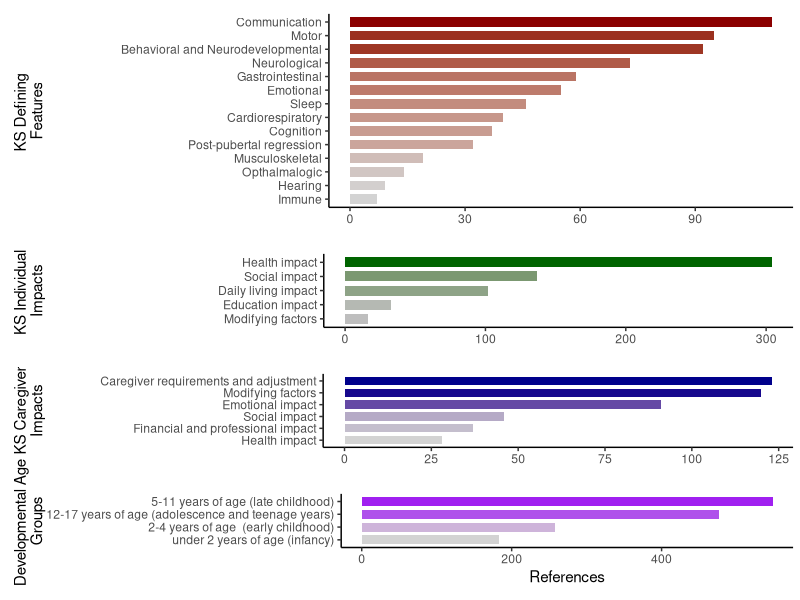
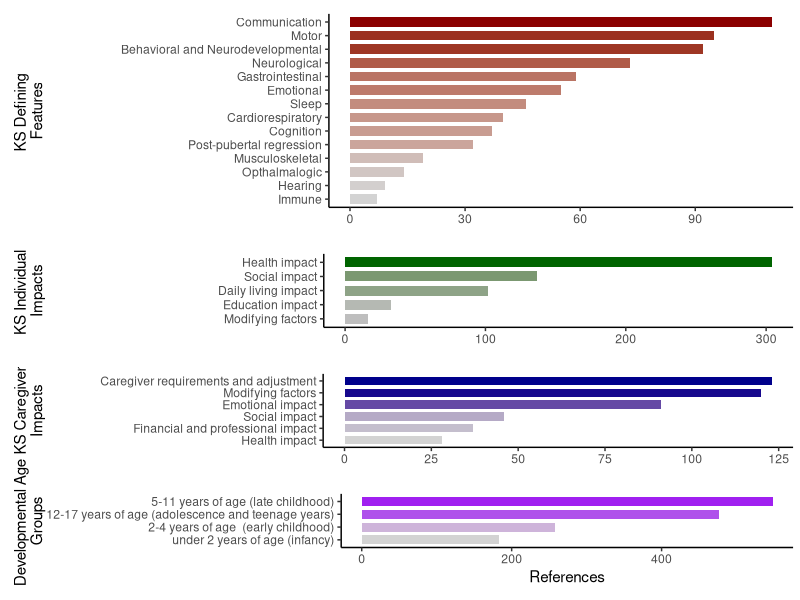
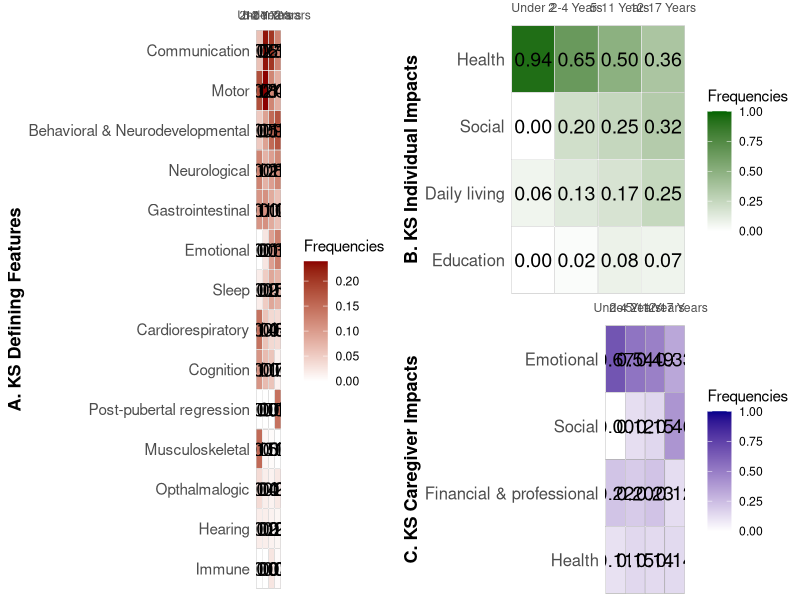
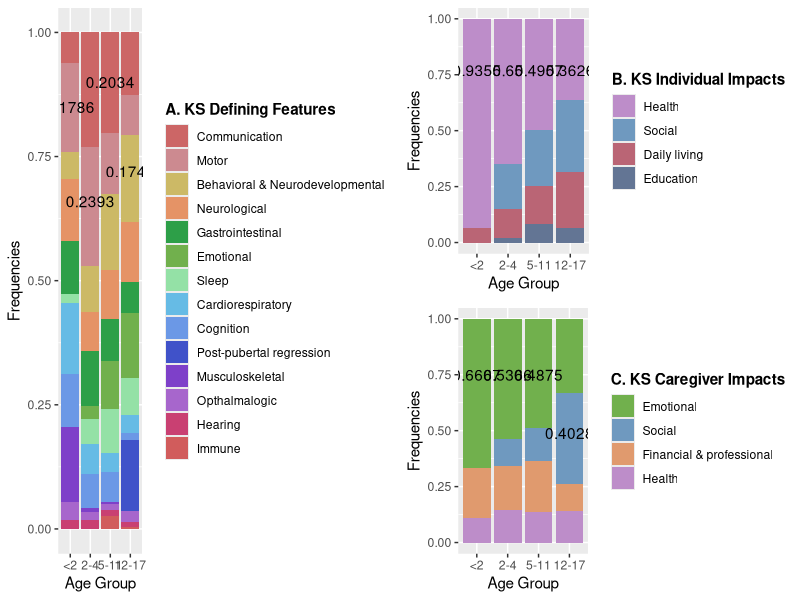

These figures' R source, in order:
## ---- chunk 1
library(readxl)
library(dplyr)
library(ggplot2)
library(gridExtra)

# Data cleaning
KSdata <- read_excel("KS_data.xlsx", sheet = 2)

KSD <- KSdata[3:16, ]
KSD1 <- KSD |>
  select(c("...1", "Total number of references"))
colnames(KSD1) <- c("KDC", "total")

KSI <- KSdata[19:23, ]
KSI1 <- KSI |>
  select(c("...1", "Total number of references"))
colnames(KSI1) <- c("KII", "total")

CI <- KSdata[26:31, ]
CI1 <- CI |>
  select(c("...1", "Total number of references"))
colnames(CI1) <- c("CI", "total")

Age <- KSdata[34:37, ]
Age1 <- Age |>
  select(c("...1", "Total number of references"))
colnames(Age1) <- c("age", "total")

# Plot of the data
CI1$color_value <- CI1$total / sum(CI1$total)
p1 <- ggplot(CI1, aes(x = total, y = reorder(CI, total), fill = color_value)) +
  geom_bar(stat="identity", width = 0.7) +
  scale_fill_gradient(low="lightgrey", high="darkblue") +
  theme_classic() +
  theme(legend.position = "none",
        plot.margin = margin(t = 10, r = 5, b = 10, l = 0, unit = "pt")) +
  labs(x = NULL, y = " KS Caregiver 
Impacts")
p1 <- p1 + theme(
  axis.title.y = element_text(margin = margin(t = 0, r = 39, b = 0, l = 10, unit = "pt"))
)

KSI1$color_value <- KSI1$total / sum(KSI1$total)
p2 <- ggplot(KSI1, aes(x = total, y = reorder(KII, total), fill = color_value)) +
  geom_bar(stat="identity", width = 0.7) +
  scale_fill_gradient(low="grey", high="darkgreen") +
  theme_classic() +
  theme(legend.position = "none",
        axis.title.y = element_text(),
        plot.margin = margin(t = 10, r = 5, b = 10, l = 0, unit = "pt")) +
  labs(x = NULL, y = "KS Individual 
Impacts")
p2 <- p2 + theme(
  axis.title.y = element_text(margin = margin(t = 0, r = 124, b = 0, l = 10, unit = "pt"))
)

KSD1$color_value <- KSD1$total / sum(KSD1$total)
p3 <- ggplot(KSD1, aes(x = total, y = reorder(KDC, total), fill = color_value)) +
  geom_bar(stat="identity", width = 0.7) +
  scale_fill_gradient(low="lightgrey", high="darkred") +
  theme_classic() +
  theme(legend.position = "none",
        axis.title.y = element_text(),
        plot.margin = margin(t = 10, r = 5, b = 10, l = 0, unit = "pt")) +
  labs(x = NULL, y = "KS Defining 
Features")
p3 <- p3 + theme(
  axis.title.y = element_text(margin = margin(t = 0, r = 54, b = 0, l = 10, unit = "pt"))
)

Age1$color_value <- Age1$total / sum(Age1$total)
p4 <- ggplot(Age1, aes(x = total, y = reorder(age, total), fill = color_value)) +
  geom_bar(stat="identity", width = 0.7) +
  scale_fill_gradient(low="lightgrey", high="purple") +
  theme_classic() +
  theme(legend.position = "none",
        axis.title.y = element_text(),
        plot.margin = margin(t = 10, r = 5, b = 10, l = 0, unit = "pt")) +
  labs(x = NULL, y = "Developmental Age 
Groups")
p4 <- p4 + theme(
  axis.title.y = element_text(margin = margin(t = 0, r = 0, b = 0, l = 10, unit = "pt"))
)

p4 <- p4 + 
  labs(x = "References")

p5 <- grid.arrange(p3, p2, p1, p4, ncol = 1, heights = c(2, 1, 1, 1))
## ---- chunk 2
grid.arrange(p5)
## ---- chunk 3
suppressPackageStartupMessages(library(ggplot2))
library(ggpubr)
suppressPackageStartupMessages(library(tidyverse))
suppressPackageStartupMessages(library(gridExtra))

#load in data
KS_data <- read.csv("KS_lifespan.csv")
KS_data$X <- str_replace(KS_data$X, " impact", "")
KS_data$X <- str_replace(KS_data$X, " and ", " & ")

#defining concepts subset data
concepts <- KS_data[2:15, -6]

#rename for ease
concepts <- rename(concepts, Symptoms = `X`)
concepts <- rename(concepts, `< 2` = `under.2.years.of.age..infancy...N.16.`,
                   `2-4` = `X2.4.years.of.age...early.childhood...N.15.`,
                   `5-11` = `X5.11.years.of.age..late.childhood...N.13.`,
                   `12-17` = `X12.17.years.of.age..adolescence.and.teenage.years...N.6.`)

#find sum of individual columns
conc_csums <- colSums(concepts[ , -1])

#divide cell values by column total for frequency
#put frequency values in new columns
concepts <- concepts |>
  mutate(
    `Under 2` = `< 2` / conc_csums[1],
    `2-4 Years` = `2-4` / conc_csums[2],
    `5-11 Years` = `5-11` / conc_csums[3],
    `12-17 Years` = `12-17` / conc_csums[4]
  )

#format for graphing
concepts_2 <- select(concepts, -`< 2`, -`2-4`, -`5-11`, -`12-17`)
concepts_2 <- pivot_longer(concepts_2, cols = c(`Under 2`, `2-4 Years`, `5-11 Years`, `12-17 Years`), names_to = "age", values_to = "Frequencies")

concepts_2$age <- factor(concepts_2$age, levels = c("Under 2", "2-4 Years", "5-11 Years", "12-17 Years"))

concepts_2$Symptoms <- factor(concepts_2$Symptoms, levels = c("Immune", "Hearing", 
                                                              "Opthalmalogic", "Musculoskeletal",
                                                              'Post-pubertal regression',
                                                              "Cognition", "Cardiorespiratory", 
                                                              "Sleep", "Emotional", "Gastrointestinal", 
                                                              "Neurological",
                                                              "Behavioral & Neurodevelopmental", 
                                                              "Motor", "Communication"))

#heatmap
heatmap_1 <- ggplot(concepts_2, aes(x=age, y=Symptoms, fill= Frequencies)) +
   geom_tile(color = "black") +  
   geom_tile(color = "white", fill = NA) +  
   geom_tile(color = "white", fill = NA) +  
   geom_text(aes(label = sprintf("%.2f", Frequencies)), color = "black", size = 5) +  # Add text labels
   scale_fill_gradient(low="white", high="darkred") + 
   labs(x = NULL, y = "A. KS Defining Features")+
   scale_x_discrete(expand = c(0, 0), position = 'top', labels = c("Under 2", limits = c(0, 1))) +
   theme_minimal() +  
   theme(panel.grid = element_blank())+
   theme(
    panel.grid = element_blank(),
    axis.text.y = element_text(size = 11),
    axis.title.y = element_text(face = "bold", size = 13)
  )


#individual impacts subset data
ind_impacts <- KS_data[18:21, -6]

ind_impacts <- rename(ind_impacts, Impacts = `X`)
ind_impacts <- rename(ind_impacts, `< 2` = `under.2.years.of.age..infancy...N.16.`,
                   `2-4` = `X2.4.years.of.age...early.childhood...N.15.`,
                   `5-11` = `X5.11.years.of.age..late.childhood...N.13.`,
                   `12-17` = `X12.17.years.of.age..adolescence.and.teenage.years...N.6.`)


#find sum of individual columns
ind_csums <- colSums(ind_impacts[ ,-1])

#divide cell values by column total for frequency
#put frequency values in new columns
ind_impacts <- ind_impacts |>
  mutate(
    `Under 2` = `< 2` / ind_csums[1],
    `2-4 Years` = `2-4` / ind_csums[2],
    `5-11 Years` = `5-11` / ind_csums[3],
    `12-17 Years` = `12-17` / ind_csums[4]
  )

#format for graphing
ind_impacts_2 <- select(ind_impacts, -`< 2`, -`2-4`, -`5-11`, -`12-17`)
ind_impacts_2 <- pivot_longer(ind_impacts_2, cols = c(`Under 2`, `2-4 Years`, `5-11 Years`, `12-17 Years`), names_to = "age", values_to = "Frequencies")

ind_impacts_2$age <- factor(ind_impacts_2$age, levels = c("Under 2", "2-4 Years", "5-11 Years", "12-17 Years"))

ind_impacts_2$Impacts <- factor(ind_impacts_2$Impacts, levels = c("Education",
                                                                  "Daily living",
                                                                  "Social",
                                                                  "Health"))

#heatmap
heatmap_2 <- ggplot(ind_impacts_2, aes(x=age, y=Impacts, fill= Frequencies)) +
   geom_tile(color = "black") +  
   geom_tile(color = "white", fill = NA) + 
   geom_tile(color = "white", fill = NA) +  
   geom_text(aes(label = sprintf("%.2f", Frequencies)), color = "black", size = 5) +  # Add text labels
   scale_fill_gradient(low = "white", high = "darkgreen", limit = c(0,1))+
   labs(x = NULL, y = "B. KS Individual Impacts")+
   scale_x_discrete(expand = c(0, 0),position = 'top') +
   theme_minimal() +  
   theme(panel.grid = element_blank())+
  theme(
    panel.grid = element_blank(),
    axis.title.y = element_text(face = "bold", size = 13),
    axis.text.y = element_text(size = 12),
    plot.margin = margin(t = 0, r = .1, b = 0, l = .1, unit = "cm")
  )


#caregiver impacts subset data
care_impacts <- KS_data[24:27, -6]

care_impacts <- rename(care_impacts, Impacts = `X`)
care_impacts <- rename(care_impacts, `< 2` = `under.2.years.of.age..infancy...N.16.`,
                   `2-4` = `X2.4.years.of.age...early.childhood...N.15.`,
                   `5-11` = `X5.11.years.of.age..late.childhood...N.13.`,
                   `12-17` = `X12.17.years.of.age..adolescence.and.teenage.years...N.6.`)

#find sum of individual columns
care_csums <- colSums(care_impacts[ ,-1])

#divide cell values by column total for frequency
#put frequency values in new columns
care_impacts <- care_impacts |>
  mutate(
    `Under 2` = `< 2` / care_csums[1],
    `2-4 Years` = `2-4` / care_csums[2],
    `5-11 Years` = `5-11` / care_csums[3],
    `12-17 Years` = `12-17` / care_csums[4]
  )

#format for graphing
care_impacts_2 <- select(care_impacts, -`< 2`, -`2-4`, -`5-11`, -`12-17`)
care_impacts_2 <- pivot_longer(care_impacts_2, cols = c(`Under 2`, `2-4 Years`, `5-11 Years`, `12-17 Years`), names_to = "age", values_to = "Frequencies")

care_impacts_2$age <- factor(care_impacts_2$age, levels = c("Under 2", "2-4 Years", "5-11 Years", "12-17 Years"))

care_impacts_2$Impacts <- factor(care_impacts_2$Impacts, levels = c("Health",
                                                                  'Financial & professional',
                                                                  "Social",
                                                                  "Emotional"))


#heatmap (looks a little childish. Want to look more sophisticated. Perhaps interactive)
heatmap_3 <- ggplot(care_impacts_2, aes(x=age, y=Impacts, fill= Frequencies)) +
   geom_tile(color = "black") +  
   geom_tile(color = "white", fill = NA) +  
   geom_text(aes(label = sprintf("%.2f", Frequencies)), color = "black", size = 5) +  #add numbers on heatmap
   scale_fill_gradient(low="white", high="darkblue", limits = c(0,1)) + 
   labs(x = NULL, y = "C. KS Caregiver Impacts")+
   scale_x_discrete(expand = c(0, 0),position = 'top') +
   theme_minimal() +  
   theme(panel.grid = element_blank())+
   theme(
    panel.grid = element_blank(),
    axis.title.y = element_text(face = "bold", size = 13),
    axis.text.y = element_text(size = 12),
    plot.margin = margin(t = 0, r = .1, b = 0, l = .1, unit = "cm")
   )
     #
## ---- chunk 4
#plots in same place
grid.arrange(heatmap_1, arrangeGrob(heatmap_2, heatmap_3), ncol=2)
## ---- chunk 5
#load data
lifespan <- read.csv("KS_lifespan.csv")
lifespan$X <- str_replace(lifespan$X, " impact", "")
lifespan$X <- str_replace(lifespan$X, "and", "&")
#data set for references to symptoms
symptoms <- lifespan[2:15,-6]
colnames(symptoms) <- c("symptom", "1", "2", "3", "4")
symptoms <- symptoms %>% pivot_longer(names_to = "age", values_to = "value", cols = 2:5)
#data set for references to individual impacts
ind_impacts <- lifespan[18:21,-6]
colnames(ind_impacts) <- c("impact", "1", "2", "3", "4")
ind_impacts <- ind_impacts %>% pivot_longer(names_to = "age", values_to = "value", cols = 2:5)
#data set for references to caregiver impacts
care_impacts <- lifespan[24:27,-6]
colnames(care_impacts) <- c("impact", "1", "2", "3", "4")
care_impacts <- care_impacts %>% pivot_longer(names_to = "age", values_to = "value", cols = 2:5)
## ---- chunk 6
#frequencies
symptoms_freq <- symptoms %>% group_by(age) %>% 
  mutate(sum = sum(value), freq = value/sum)

symptoms$symptom <- factor(symptoms$symptom, levels=c('Communication',
                                                      'Motor',
                                                      'Behavioral & Neurodevelopmental',
                                                      'Neurological',
                                                      'Gastrointestinal',
                                                      'Emotional',
                                                      'Sleep',
                                                      'Cardiorespiratory',
                                                      'Cognition',
                                                      'Post-pubertal regression',
                                                      'Musculoskeletal',
                                                      'Opthalmalogic',
                                                      'Hearing',
                                                      'Immune'
                                                      ))

#stacked barplots for KS Defining Concepts
plot1 <- ggplot(symptoms, aes(fill=symptom, y=value, x=age)) + 
  geom_bar(position="fill", stat="identity") +
  labs(x = "Age Group", y = "Frequencies") + 
  theme_grey() +
  scale_fill_manual(name = "A. KS Defining Features",
                    values = c("#cc6666", "#cc8a90", "#ccb966", "#e59366", "#2d9f48", "#71b04d", "#94e1a6", "#66bbe5", "#6b98e6", "#4052c9", "#7e40c9", "#a766cc", "#c94072", "#d15c5c"))+
  scale_x_discrete(labels=c("<2","2-4","5-11", "12-17")) +
  theme(legend.title = element_text(face = "bold")) +
  annotate("text", x = 1, y = 0.85, label = 0.1786) +
  annotate("text", x = 2, y = 0.66, label = 0.2393) +
  annotate("text", x = 3, y = 0.90, label = 0.2034) +
  annotate("text", x = 4, y = 0.72, label = 0.1749)
## ---- chunk 7
#frequencies
ind_freq <- ind_impacts %>% group_by(age) %>% 
  mutate(sum = sum(value), freq = value/sum)

ind_impacts$impact <- factor(ind_impacts$impact, levels=c('Health',
                                                          'Social',
                                                          'Daily living',
                                                          'Education'))

#stacked barplots for KS individual impacts
plot2 <- ggplot(ind_impacts, aes(fill=impact, y=value, x=age)) + 
  geom_bar(position="fill", stat="identity") +
  labs(x = "Age Group", y = "Frequencies") + 
  theme_grey() +
  scale_fill_manual(name = "B. KS Individual Impacts",
                    values = c("#bd8dc9", "#6f99bf","#ba6575", "#637594"))+
  scale_x_discrete(labels=c("<2","2-4","5-11", "12-17")) +
  theme(legend.title = element_text(face = "bold")) +
  annotate("text", x = 1, y = 0.77, label = 0.9355) +
  annotate("text", x = 2, y = 0.77, label = 0.65) +
  annotate("text", x = 3, y = 0.77, label = 0.4957) +
  annotate("text", x = 4, y = 0.77, label = 0.3626)
## ---- chunk 8
#frequencies
care_freq <- care_impacts %>% group_by(age) %>% 
  mutate(sum = sum(value), freq = value/sum)

care_impacts$impact <- factor(care_impacts$impact, levels=c('Emotional',
                                                          'Social',
                                                          'Financial & professional',
                                                          'Health'))

#stacked barplots for KS caregiver impacts
plot3 <- ggplot(care_impacts, aes(fill=impact, y=value, x=age)) + 
  geom_bar(position="fill", stat="identity") +
  labs(x = "Age Group", y = "Frequencies") + 
  theme_grey() +
  scale_fill_manual(name = "C. KS Caregiver Impacts",
                    values = c("#71b04d", "#6f99bf","#e09a6e", "#bd8dc9"))+
  scale_x_discrete(labels=c("<2","2-4","5-11", "12-17")) +
  theme(legend.title = element_text(face = "bold")) +
  annotate("text", x = 1, y = 0.75, label = 0.6667) +
  annotate("text", x = 2, y = 0.75, label = 0.5366) +
  annotate("text", x = 3, y = 0.75, label = 0.4875) +
  annotate("text", x = 4, y = 0.49, label = 0.4028)
## ---- chunk 9
grid.arrange(plot1, arrangeGrob(plot2, plot3), ncol = 2)
